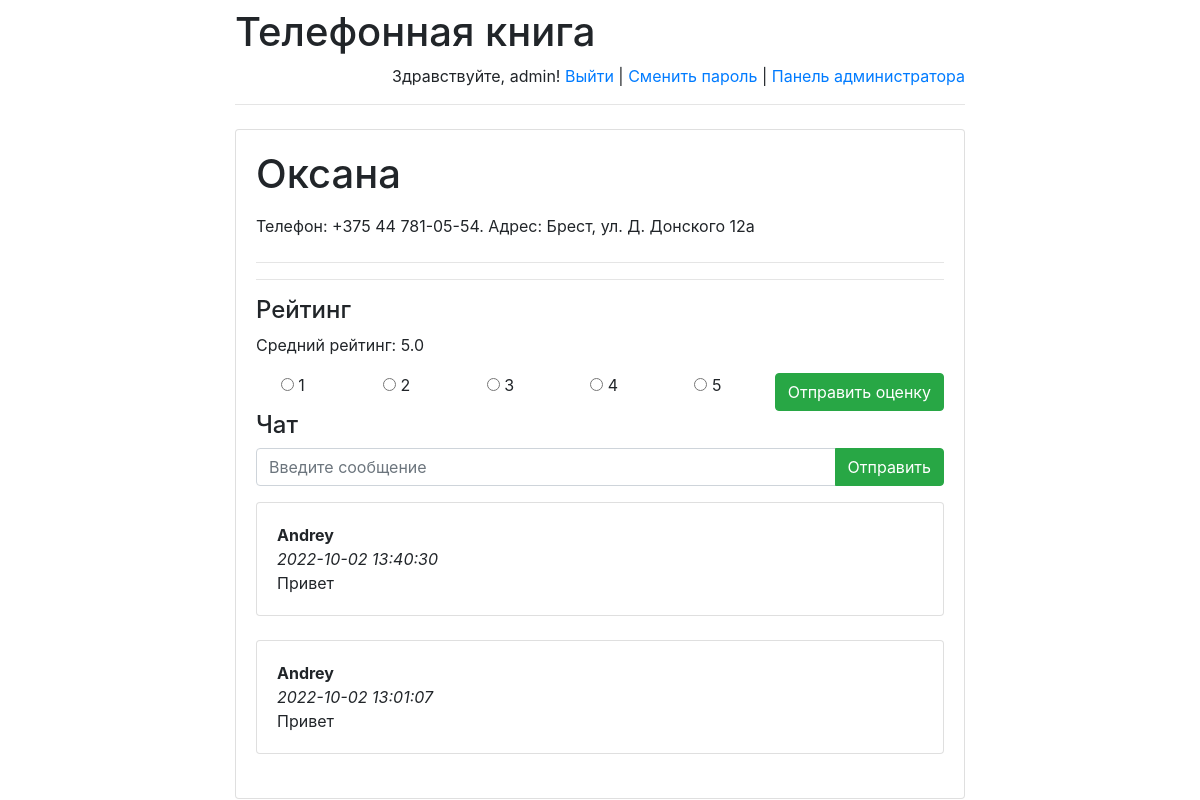
Page /persons/3/ (signed in) on the committed database.
### persons/models.py (models this page shows)
class Person(models.Model):
    person_text = models.CharField(max_length=255)
    pub_date = models.DateTimeField('date published')

class Address(models.Model):
    person = models.ForeignKey(Person, on_delete=models.CASCADE)
    text = models.CharField(max_length=255)

class Messages(models.Model):
    chat = models.ForeignKey(
        Person, verbose_name='Чат под человеком',
        on_delete=models.CASCADE)
    author = models.ForeignKey(
        User,
        verbose_name='Пользователь', on_delete=models.CASCADE)
    message = models.TextField('Сообщение')
    pub_date = models.DateTimeField(
        'Дата сообщения',
        default=timezone.now)

### persons/views.py (the view)
# urls.py: re_path(r'^([0-9]+)/$', views.detail, name='detail'),
def detail(request, person_id):
    error_message = None
    if "error_message" in request.GET:
        error_message = request.GET["error_message"]
    return render(
        request,
        "address.html",
        {
            "person": get_object_or_404(Person, pk=person_id),
            "error_message": error_message,
            "latest_messages":
                Messages.objects
                    .filter(chat_id=person_id)
                    .order_by('-pub_date')[:5],
            "already_rated_by_user":
                Mark.objects
                    .filter(author_id=request.user.id)
                    .filter(person_id=person_id)
                    .count(),
            "user_rating":
                Mark.objects
                    .filter(author_id=request.user.id)
                    .filter(person_id=person_id)
                    .aggregate(Avg('mark'))
                ["mark__avg"],
            "avg_mark":
                Mark.objects
                    .filter(person_id=person_id)
                    .aggregate(Avg('mark'))
                ["mark__avg"]
        }
    )

### persons/templates/address.html (shortened to what this page needs)
<!DOCTYPE html>
<html lang="en">
{% extends 'base.html' %}
{% block main %}
<head>
</head>
<body>
<h1>{{ person.person_text }}</h1>
<form action="address/" method="post">
    {% for address in person.address_set.all %}
        <span id="address{{ forloop.counter }}" value="{{ address.id }}" />
        <label for="address{{ forloop.counter }}{{ forloop.counter }}">
            {{ address.text}}
        </label><br>
    {% endfor %}
</form>
    <hr>
    <hr>
<h4>Рейтинг</h4>
    <p>Средний рейтинг:
        <span id="avg_mark_span">
            {{ avg_mark }}
        </span>
    </p>
{% if user.is_authenticated %}
    {% if already_rated_by_user <= 0 or already_rated_by_user ==  None %}
        <form action="post_mark/" method="post">
            <div class="row">
                <div class="col-sm text-center">
                    <input name="mark"
                           type="radio"
                           value="1"/> 1
                </div>
                <div class="col-sm text-center">
                    <input name="mark"
                           type="radio"
                           value="2"/> 2
                </div>
                <div class="col-sm text-center">
                    <input name="mark"
                           type="radio"
                           value="3"/> 3
                </div>
                <div class="col-sm text-center">
                    <input name="mark"
                           type="radio"
                           value="4"/> 4
                </div>
                <div class="col-sm text-center">
                    <input name="mark"
                           type="radio"
                           value="5"/> 5
                </div>
                <div class="col-sm text-center">
                    <input class="btn btn-success"
                        type="submit"
                        value="Отправить оценку"/>
                </div>
            </div>
        </form>
        {% else %}
        Твой рейтинг: {{ user_rating }}
    {% endif %}
{% endif %}
    <h4>Чат</h4>
    {% if user.is_authenticated %}
        <form action="post/" method="post">
            <div class="input-group mb-3">
                <input type="text"
                       class="form-control"
                       placeholder="Введите сообщение"
                       name="message"/>
                <div class="input-group-append">
                    <input class="btn btn-success"
                           type="submit"
                           value="Отправить"/>
                </div>
            </div>
        </form>
    {% endif %}
    <div id="history">
    {% for messages in latest_messages %}
        <div class="card">
        <div class="card-body">
            <strong>
                {{ messages.author.username }}
            </strong>
            <br/>
            <em>
                {{ messages.pub_date|date:'Y-m-d H:i:s' }}
            </em>
            <br/>
            {{ messages.message }}
        </div>
        </div>
        <br/>
    {% endfor %}
</div>
{% endblock %}

### persons/templates/base.html (shortened to what this page needs)
<!doctype html>
<html lang="en">
<head>
    <link rel="stylesheet"
          href="https://stackpath.bootstrapcdn.com/bootstrap/4.1.3/css/bootstrap.min.css">
</head>
<body>
<div class="container">
    <div class="row justify-content-center">
        <div class="col-8">
            <h1 class="mt-2">Телефонная книга</h1>
            {% if user.is_authenticated %}
                <p class="text-right">
                    Здравствуйте, {{ user.username }}!
                    <a href="/persons/logout">Выйти</a> |
                    <a href="/persons/password-change">
                        Сменить пароль
                    </a>
                    {% if user.is_staff %}
                        | <a href="/persons/admin">Панель администратора</a>
                    {% endif %}
                </p>
            {% else %}
                <p class="text-right">
                    <a href="/persons/login">Log in</a> |
                    <a href="/persons/register">Register</a>
                </p>
            {% endif %}
            <hr class="mt-0 mb-4">
            <div class="card">
                <div class="card-body">
                    {% block main %}
                    {% endblock %}
                </div>
            </div>
        </div>
    </div>
</div>
</body>
</html>

### rows in the picture
Person: person_text "Оксана"
Address: {{ address.id }} 3 (drawn), text "Телефон: +375 44 781-05-54. Адрес: Брест, ул. Д. Донского 12а"
Messages: author.username "Andrey", pub_date "2022-10-02 13:40:30", message "Привет"
Messages: author.username "Andrey", pub_date "2022-10-02 13:01:07", message "Привет"

### other values in the picture
{{ user.username }} "admin"
{{ avg_mark }} "5.0"
